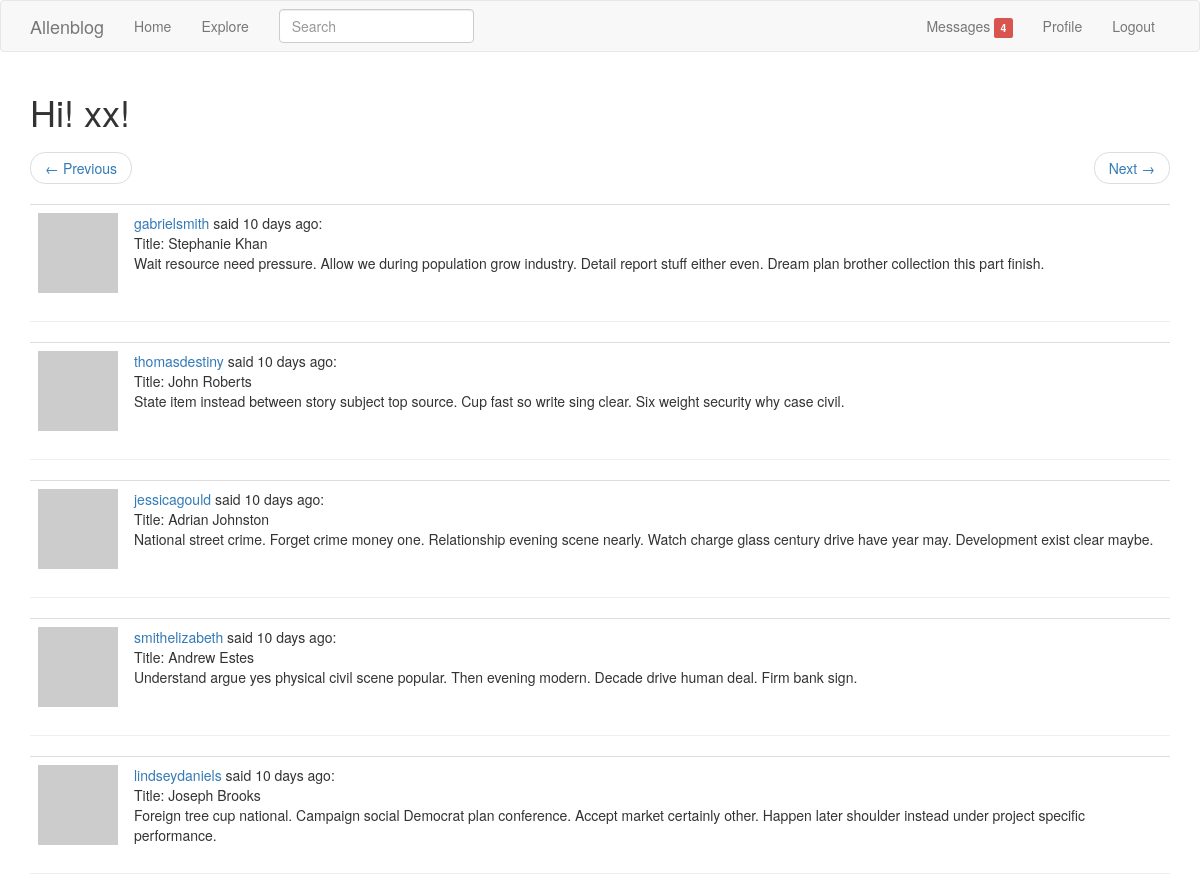
Screenshot of /explore?page=2 (signed in) with the database file from the repository.
### app/models.py (models this page shows, shortened)
class User(db.Model, UserMixin):
    __tablename__ = 'user'
    id = db.Column(db.Integer, primary_key=True)
    username = db.Column(db.String(64), index=True, unique=True)
    email = db.Column(db.String(120), index=True, unique=True)
    password_hash = db.Column(db.String(128))
    posts = db.relationship('Post', backref='author', lazy='dynamic')
    about_me = db.Column(db.String(140))
    last_seen = db.Column(db.DateTime, default=datetime.utcnow)
    followed = db.relationship(
        'User', secondary=followers,
        primaryjoin=(followers.c.follower_id == id),
        secondaryjoin=(followers.c.followed_id == id),
        backref=db.backref('followers', lazy='dynamic'),
        lazy='dynamic'
    )
    messages_sent = db.relationship('Message',
                                    foreign_keys='Message.sender_id',
                                    backref='author', lazy='dynamic')
    messages_received = db.relationship('Message',
                                        foreign_keys='Message.recipient_id',
                                        backref='recipient', lazy='dynamic')
    last_message_read_time = db.Column(db.DateTime)
    notifications = db.relationship('Notification', backref='user', lazy='dynamic')
    def avatar(self, size):
        digest = md5(self.email.lower().encode('utf-8')).hexdigest()
        return 'https://www.gravatar.com/avatar/{}?d=identicon&s={}'.format(digest, size)
    def new_messages_num(self):
        last_read_time = self.last_message_read_time or datetime(1900, 1, 1)
        return Message.query.filter_by(recipient=self).filter(
            Message.timestamp > last_read_time).count()

class SearchableMixin(object):
    @classmethod
    def before_commit(cls, session):
        session._changes = {
            'add': list(session.new),
            'update': list(session.dirty),
            'delete': list(session.deleted)
        }
    @classmethod
    def after_commit(cls, session):
        for obj in session._changes['add']:
            if isinstance(obj, SearchableMixin):
                add_to_index(obj.__tablename__, obj)
        for obj in session._changes['update']:
            if isinstance(obj, SearchableMixin):
                add_to_index(obj.__tablename__, obj)
        for obj in session._changes['delete']:
            if isinstance(obj, SearchableMixin):
                remove_from_index(obj.__tablename__, obj)
        session._changes = None

class Post(SearchableMixin, db.Model):
    __tablename__ = 'post'
    __searchable__ = ['body']
    id = db.Column(db.Integer, primary_key=True)
    title = db.Column(db.String(32), index=True)
    body = db.Column(db.String(140))
    timestamp = db.Column(db.DateTime, index=True, default=datetime.utcnow)
    user_id = db.Column(db.Integer, db.ForeignKey('user.id'))

### app/main/views.py (the view)
@main.route('/explore')
@login_required
def explore():
    page = request.args.get('page', 1, type=int)
    posts = Post.query.order_by(Post.timestamp.desc()).paginate(page, current_app.config['POSTS_PER_PAGE'], False)
    next_url = url_for('main.explore', page=posts.next_num) if posts.has_next else None
    prev_url = url_for('main.explore', page=posts.prev_num) if posts.has_prev else None
    return render_template('explore.html', title='Explore', posts=posts.items, next_url=next_url, prev_url=prev_url)

### app/main/forms.py
class SearchForm(FlaskForm):
    q = StringField('Search', validators=[DataRequired()])
    def __init__(self, *args, **kwargs):
        if 'formdata' not in kwargs:
            kwargs['formdata'] = request.args
        if 'csrf_enabled' not in kwargs:
            kwargs['csrf_enabled'] = False
        super(SearchForm, self).__init__(*args, **kwargs)

### app/main/views.py (called while the page is built)
@main.before_request
def before_request():
    if current_user.is_authenticated:
        current_user.last_seen = datetime.utcnow()
        db.session.commit()
        g.search_form = SearchForm()

### app/models.py (called while the page is built)
@login_manager.user_loader
def load_user(id):
    return User.query.get(int(id))

### app/templates/explore.html
{% extends "base.html" %}
{% block app_content %}
    <h1>Hi! {{ current_user.username }}!</h1>
    {% include('_pagination.html') %}
    {% for post in posts %}
        {% include('_post.html') %}
        <hr>
    {% endfor %}
{% endblock %}

### app/templates/_post.html
    <table class="table table-hover">
        <tr>
            <td width="70px">
                <span class="user_popup">
                    <a href="{{ url_for('main.user_profile', username=post.author.username) }}">
                        <img src="{{ post.author.avatar(70) }}" />
                    </a>
                 </span>
            </td>
            <td>
                <span class="user_popup">
                    <a href="{{ url_for('main.user_profile', username=post.author.username) }}">
                        {{ post.author.username }}
                    </a>
                </span>
                said {{ moment(post.timestamp).fromNow() }}:
                <br>
                Title: {{ post.title }}
                <br>
                {{ post.body }}
            </td>
        </tr>
    </table>

### rows the page displays
User: username "xx"
Post: author.username "gabrielsmith", timestamp "10 days ago", title "Stephanie Khan", body "Wait resource need pressure. Allow we during population grow industry. Detail report stuff either even. Dream plan brother collection this part finish."
Post: author.username "thomasdestiny", timestamp "10 days ago", title "John Roberts", body "State item instead between story subject top source. Cup fast so write sing clear. Six weight security why case civil."
Post: author.username "jessicagould", timestamp "10 days ago", title "Adrian Johnston", body "National street crime. Forget crime money one. Relationship evening scene nearly. Watch charge glass century drive have year may. Development exist clear maybe."
Post: author.username "smithelizabeth", timestamp "10 days ago", title "Andrew Estes", body "Understand argue yes physical civil scene popular. Then evening modern. Decade drive human deal. Firm bank sign."
Post: author.username "lindseydaniels", timestamp "10 days ago", title "Joseph Brooks", body "Foreign tree cup national. Campaign social Democrat plan conference. Accept market certainly other. Happen later shoulder instead under project specific performance."

### other values shown
{{ new_messages }} "4"
